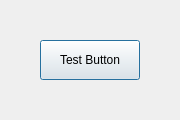
<?xml version="1.0" encoding="UTF-8"?>
<ui version="4.0">
 <class>Dialog</class>
 <widget class="QDialog" name="Dialog">
  <property name="windowTitle">
   <string>Agregar Producto</string>
  </property>
  <widget class="QPushButton" name="pushButton">
   <property name="geometry">
    <rect>
     <x>40</x>
     <y>40</y>
     <width>100</width>
     <height>40</height>
    </rect>
   </property>
   <property name="text">
    <string>Test Button</string>
   </property>
  </widget>
 </widget>
 <resources/>
 <connections/>
</ui>
